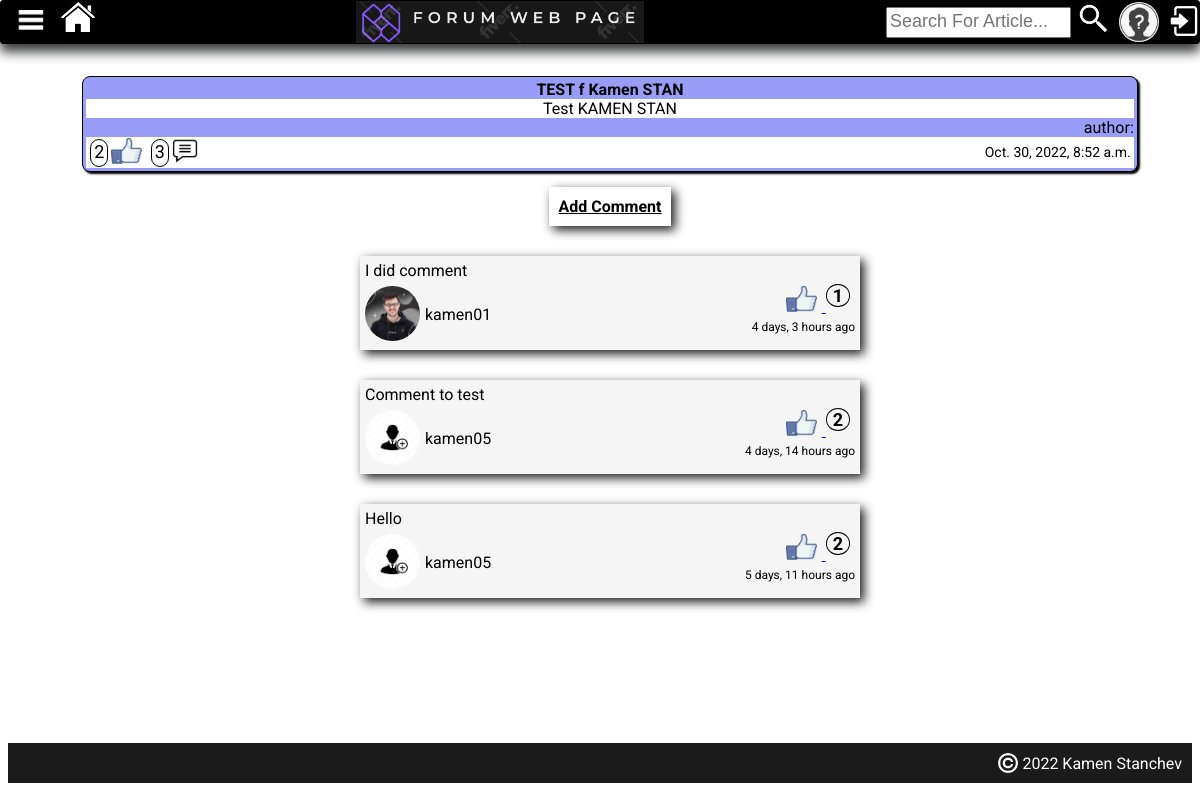
The app's page /article-details/13/ with its own data.
### forum_project/main_app/models.py (models this page shows, shortened)
class PostArticle(models.Model):
    title = models.CharField(max_length=30, unique=True)
    content = models.TextField()
    date_created = models.DateTimeField(auto_now_add=True)
    topic = models.CharField(max_length=30, choices=topics_choices(), default='NO TOPIC')
    user = models.ForeignKey(User, on_delete=models.CASCADE)
    users_which_liked_article = models.ManyToManyField(
        User,
        related_name='user_lied_article',
        blank=True,
    )
    @property
    def likes(self):
        result = len(self.users_which_liked_article.all())
        return result
    @property
    def comments(self):
        result = self.articlecomment_set.all()
        return result

class ArticleComment(models.Model):
    user = models.ForeignKey(User, on_delete=models.CASCADE)
    post_article = models.ForeignKey(PostArticle, on_delete=models.CASCADE)
    content = models.TextField(max_length=300)
    data_created = models.DateTimeField(auto_now_add=True)
    users_which_liked_comment = models.ManyToManyField(
        User,
        related_name='user_lied_comment',
        blank=True,
    )
    @property
    def likes(self):
        result = len(self.users_which_liked_comment.all())
        return result
    @property
    def time_ago(self):
        return humanize.naturaltime(self.data_created)

class Profile(models.Model):
    user = models.OneToOneField(User, on_delete=models.CASCADE)
    first_name = models.CharField(max_length=30, null=True, blank=True)
    last_name = models.CharField(max_length=30, null=True, blank=True)
    city = models.CharField(max_length=30)
    profession = models.CharField(max_length=30)
    profile_img = models.ImageField(upload_to='images/', default='images/add_profile_image.jpg')

### forum_project/main_app/views.py (the view)
# urls.py: path('article-details/<int:pk>/', views.ArticleDetails.as_view(), name='article-details'),
class ArticleDetails(DetailView):
    model = PostArticle
    template_name = 'article-detail.html'
    context_object_name = "article"
    def get_context_data(self, *args, **kwargs):
        current_article = PostArticle.objects.get(id=self.kwargs['pk'])
        comments = reversed(current_article.articlecomment_set.all())
        context = super(ArticleDetails, self).get_context_data(*args, **kwargs)
        context['comments'] = comments
        return context

### forum_project/main_app/templates/article-detail.html (shortened to what this page needs)
{% extends 'base.html' %}
{% load static %}
{% block page_content %}
    <div class="main-container">
        <div class="central-container" style="border: none; box-shadow: none; background-color: white; padding-bottom: 100px">
            <div class="container-items">
                <p class="topic-title">
                    {{ article.title }}
                </p>
                <p class="topic-content">
                    {{ article.content }}
                </p>
                <p class="topic-author">
                    author: {{ article.user.first_name }} {{ article.user.last_name }}
                </p>
                <div class="status-topic">
                    <div class="status-data-left">{{ article.likes }}</div>
                        <a href="{% url 'likes' article.id %}"><img class="like-button" src="{% static 'icons/like.png' %}"></a>
                    <div class="status-data-left">{{ article.comments|length }}</div>
                        <a href="{% url 'create-comment' article.id %}"><img class="like-button" src="{% static 'icons/comment-black.png' %}"></a>
                    <div class="status-data-right">{{ article.date_created }}</div>
                </div>
            </div>
            <a href="{% url 'create-comment' article.pk %}"
                    class="add_comment-and-delete-and-edit-button">
                Add Comment</a>
            {% for comment in comments %}
                <div class="container-comment">
                    <div class="comment-content">
                        {{ comment.content }}
                    </div>
                    <div class="comment-details">
                        <div class="comment-details-left">
                            <div >
                                <img class="comment-user-img" src="{{ comment.user.profile.profile_img.url }}">
                            </div>
                            <div class="comment-user-name">
                                {{ comment.user.username }}
                            </div>
                        </div>
                        <div class="comment-details-right">
                            <div class="comment-likes-details">
                                <a href="{% url 'like_comment' comment.id %}">
                                    <img class="like-button" src="{% static 'icons/like.png' %}">
                                </a>
                                <span class="comment-likes-count">{{ comment.likes }}</span>
                            </div>
                            <div>
                                <span class="comment-data-created">{{ comment.time_ago }}</span>
                            </div>
                        </div>
                    </div>
                </div>
            {% endfor %}
        </div>
    </div>
{% endblock %}

### static/css/main.css (style rules this page uses)
body { padding-top: 5px; font-family: 'Roboto', sans-serif; }
p { margin: 0; }

### static/css/container.css (style rules this page uses)
.main-container { display: flex; flex-direction: row; min-height: 80%; padding-top: 10px; padding-bottom: 20px; margin-top: 45px; }
.central-container { display: flex; overflow-y: scroll; flex-direction: column; background-color: whitesmoke; flex: 3; margin-left: 20px; max-height: 700px; box-shadow: black 2px 2px 15px; }
.container-items { width: 90%; border-radius: 8px; background-color: #9A9DF7; color: black; margin-left: auto; margin-right: auto; margin-top: 8px; padding: 3px; border: 1px solid; box-shadow: 2px 2px 2px; text-align: center; }
.topic-title { font-weight: bold; }
.topic-content { font-size: 16px; color: black; background-color: white; }
.topic-author { text-align: right; margin: 0; padding: 0; }
.status-topic { display: flex; flex-direction: row; font-size: 18px; color: black; background-color: white; }
.status-data-left { margin-top: 2px; margin-bottom: 1px; margin-left: 4px; padding: 1px 3px; border-radius: 12px; color: black; border: black 1px solid; }
.like-button { height: 26px; margin-right: 5px; margin-left: 3px; margin-top: 1px; }
.status-data-right { font-size: 14px; margin-top: 7px; margin-right: 3px; flex: 1; text-align: right; }

### forum_project/main_app/templates/article-detail.html (style rules this page uses)
.container-comment { box-shadow: #1b1b1b 4px 4px 10px; background-color: whitesmoke; align-self: center; width: 500px; margin: 15px; }
.comment-content { margin: 5px; }
.comment-details { display: flex; justify-content: space-between; height: 60px; margin: 5px; }
.comment-details-left { display: flex; flex-direction: row; height: 59px; }
.comment-user-img { height: 55px; width: 55px; object-fit: cover; border-radius: 50%; margin: 2% 0 3% 0; }
.comment-user-name { margin: auto 5px; }
.comment-details-right { display: flex; flex-direction: column; }
.comment-likes-details { padding-right: 5px; align-self: end; }
.comment-likes-count { color: black; font-weight: bold; font-size: 18px; vertical-align: top; padding: 0 6px 0 6px; border: black 1px solid; border-radius: 50%; }
.comment-data-created { font-size: 12px; }
.add_comment-and-delete-and-edit-button { margin: 15px; padding: 10px; font-weight: bold; align-self: center; background-color: white; color: black; text-align: center; box-shadow: #1b1b1b 4px 4px 10px; }

### records on screen
PostArticle: title "TEST f Kamen STAN", content "Test KAMEN STAN", likes "2", comments|length "3", date_created "Oct. 30, 2022, 8:52 a.m."
ArticleComment: content "I did comment", user.profile.profile_img (picture), user.username "kamen01", likes "1", time_ago "4 days, 3 hours ago"
ArticleComment: content "Comment to test", user.profile.profile_img (picture), user.username "kamen05", likes "2", time_ago "4 days, 14 hours ago"
ArticleComment: content "Hello", user.profile.profile_img (picture), user.username "kamen05", likes "2", time_ago "5 days, 11 hours ago"
